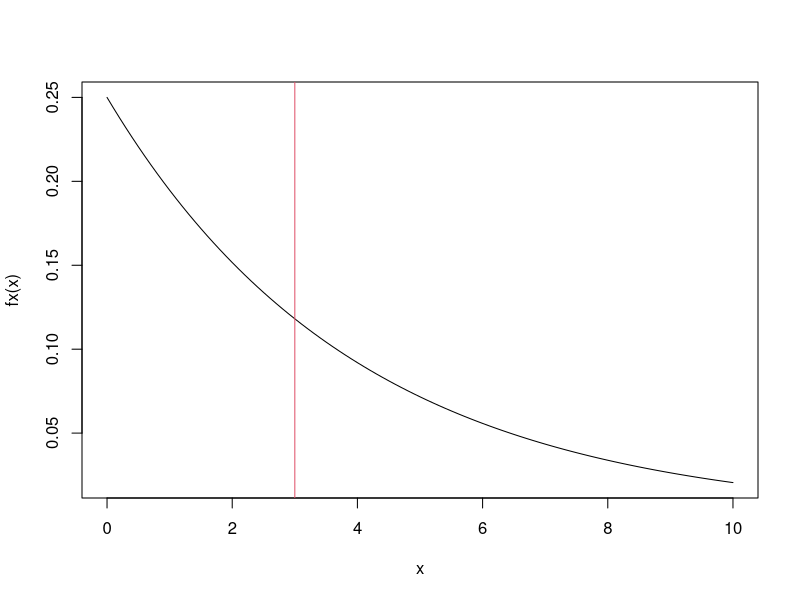
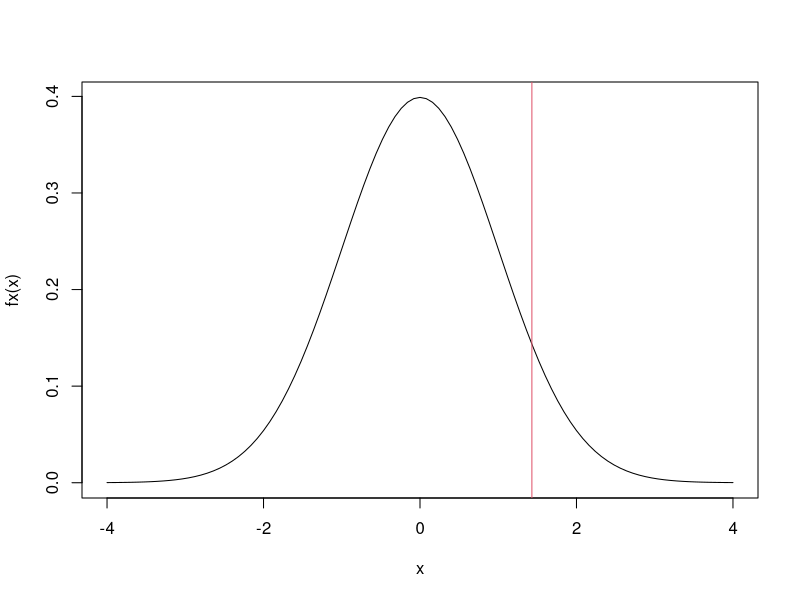

R code for these plots, in order:
##EJERCICIOS PROBABILIDAD DISCRETA

#Binominal (5.9 Walpole)

n=15
p=0.25
# 	a) P(de 3 a 6 ponchaduras) = P(3 <= x <= 6) = P(x=3) + p(x=4)+p(x=5) + p(x=6)

#calculo normal
p3= choose(15,3)*(0.25^3)*(0.75^12)
p3

p4= choose(15,4)*(0.25^4)*(0.75^11)
p4

p5= choose(15,5)*(0.25^5)*(0.75^10)
p5

p6=choose(15,6)*(0.25^6)*(0.75^9)
p6

p3+p4+p5+p6

#usando funcones de R

dbinom(x=3,size=15,p=0.25)
dbinom(x=4,size=15,p=0.25)
dbinom(x=5,size=15,p=0.25)
dbinom(x=6,size=15,p=0.25)

sum(dbinom(x = 3:6, size = 15, p = 0.25))

pbinom(6, size = 15, p = 0.25) - pbinom(2,size = 15,p=0.25)

p0=dbinom(x=0,size=15,p=0.25)
p1=dbinom(x=1,size=15,p=0.25)
p2=dbinom(x=2,size=15,p=0.25)
p3=dbinom(x=3,size=15,p=0.25)

#literal c --> P(x >5) = p(6)
1 - (p0+p1+p2+p3+p4+p5)
sum(dbinom(x = 6:15, size = 15, p = 0.25))



#EJERCICIO 2 --> distribucion hipergeometrica

N = 10
M = 7
n2 = 4
x = 4

p4 = choose(7,4) * choose(3,0) / choose(10, 4)
p4

#funciones de R
dhyper(x, M, N-M, n2)


#literal b

p0= choose(3,0)*choose(7,4) / choose(10,4)
p0

p1=choose(3,1)*choose(7,3) / choose(10,4)
p1

p2=choose(3,2)*choose(7,2) / choose(10,4)
p2

p0+p1+p2

##N y n2 se mantienen
N=10
n2=4
M=3
x=2
sum(dhyper(0:x,M,N-M,n2))
phyper(x,M,N-M,n2)


#EJERCICIO 3

lamda = 3
x=5
p5 = (exp(-lamda)*lamda^x)/factorial(x)
p5

#literal b

p0 = (exp(-lamda)*lamda^0)/factorial(0)
p0

p1 = (exp(-lamda)*lamda^1)/factorial(1)
p1

p2 = (exp(-lamda)*lamda^2)/factorial(2)
p2

p0+p1+p2

sum(dpois(0:2,lamda))
ppois(2, lamda)


##continua
#literal A --\x<8.8
A=7
B=10
fx = function(x){
  (x/x)/(B-A)
}
prob = integrate(fx, 7, 8.8)$value
prob


#Notal en las distribuciones continuas no intera la f(x) sino la acumulada
?punif

f8=punif(8.8,7,10)
f7 = punif(7,7,10)
prob = f8 - f7
prob

#Literak B P(7.4 <x <9.5)

prop = integrate(fx, 7.4, 9.5)$value
prop


##Literal C al menos 8.5 --> P(X > 8.5) = 
prop = integrate(fx, 8.5, 10)$value
prob

f10 = punif(8.5,7,10)
1-f10


#Ejercicio 2
lambda = 1/4
fx = function(x){
  lambda*exp(-lambda*x)
}
curve (fx, 0, 10)

abline(v=3, col=2)


p3 = integrate(fx,0,3)$value
p3

pexp(3, lambda)

p = p3
n=6

1-pbinom(3,6,p3)


#EJERCICIO 3


lambda = 1/5

pexp(5, lambda)


mu = 0
sigma = 1

fx = function(x){
  (1/sqrt(2*pi*sigma^2))*exp(-(x-mu)^2/2*sigma^2)
}
curve(fx,4,-4)


abline(v=1.43, col = 2)
integrate(fx, -Inf, 1.43)$value

pnorm(1.43, mu, sigma)

#a la derecha de z=-0.89


##Binominal negativa

x=6
k=4
p=0.55

p1 = choose(x-1,k-1)*p^k*(1-p)^(x-k)
p1

p2 = choose(4-1,k-1)*p^k*(1-p)^(4-k)
p2

p3 = choose(5-1,k-1)*p^k*(1-p)^(5-k)
p3

p4 = choose(7-1,k-1)*p^k*(1-p)^(7-k)
p4

n2 = sum(p1,p2,p3,p4)
n2

x0 = 3
x1 = 4
x2 = 5
p = 0.55
k = 3


p5 = choose(x0 - 1,k-1)*p^k*(1-p)^(x0-k)
p5

p6 = choose(x1 - 1,k-1)*p^k*(1-p)^(x1-k)
p6

p7 = choose(x2 - 1,k-1)*p^k*(1-p)^(x2-k)
p7

n = sum(p5,p6,p7)
n



